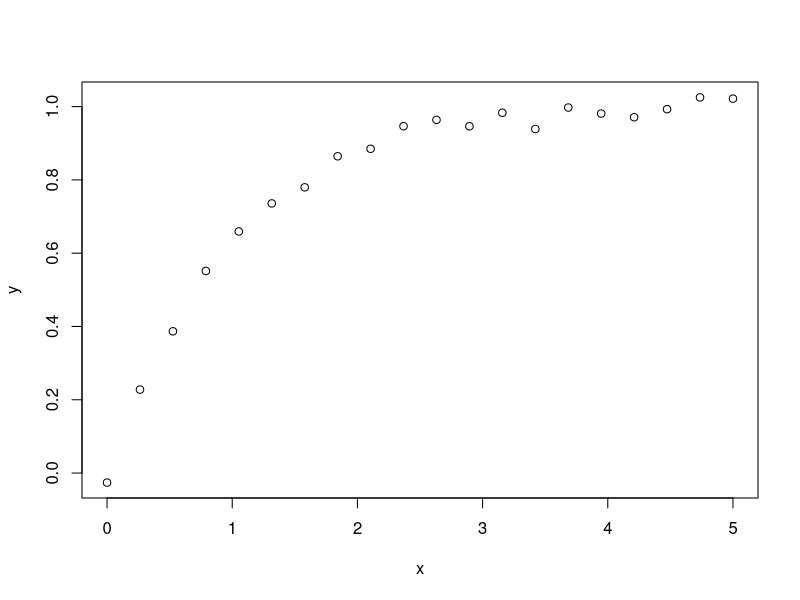
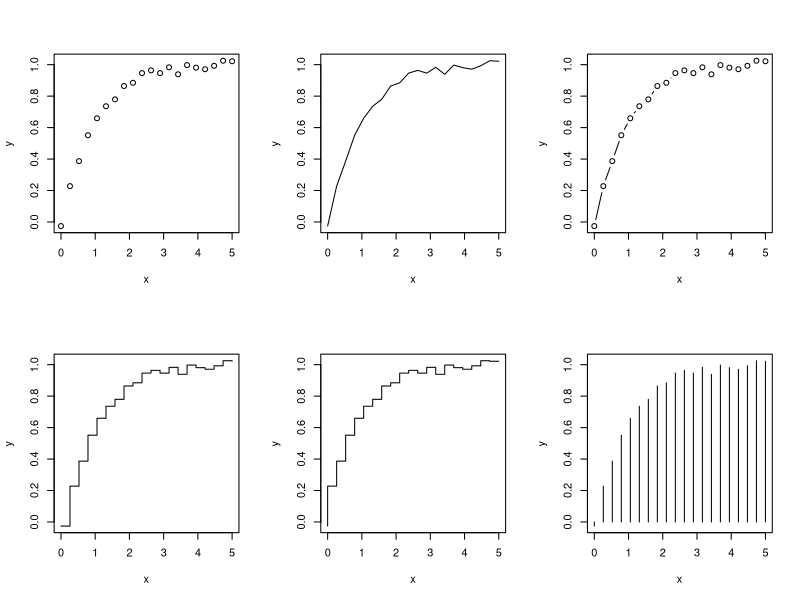
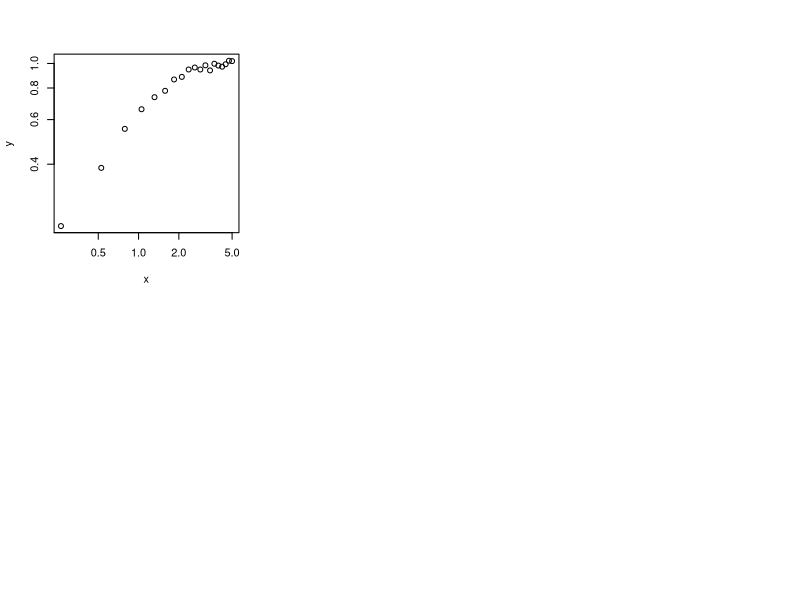
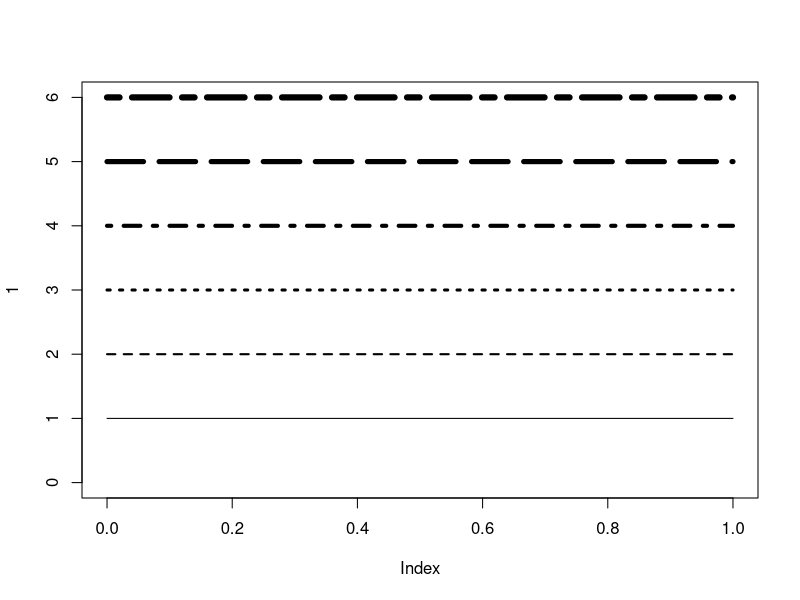
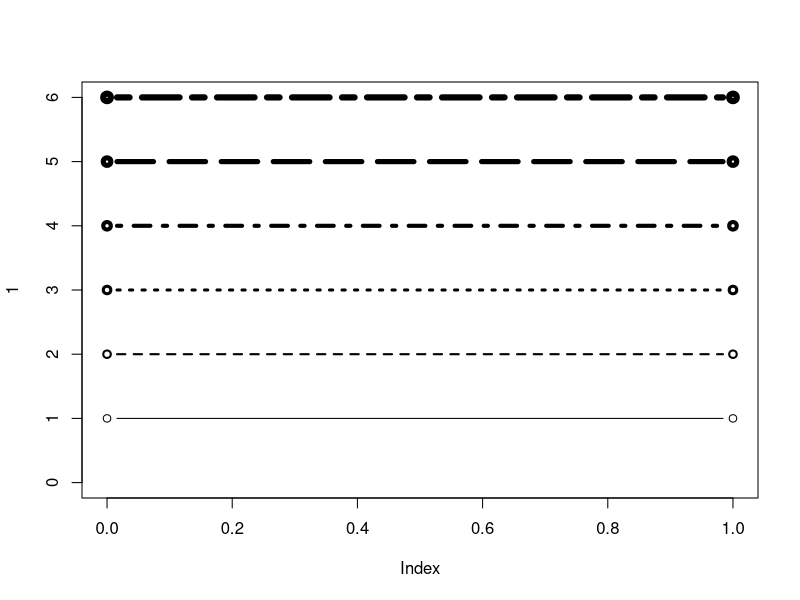
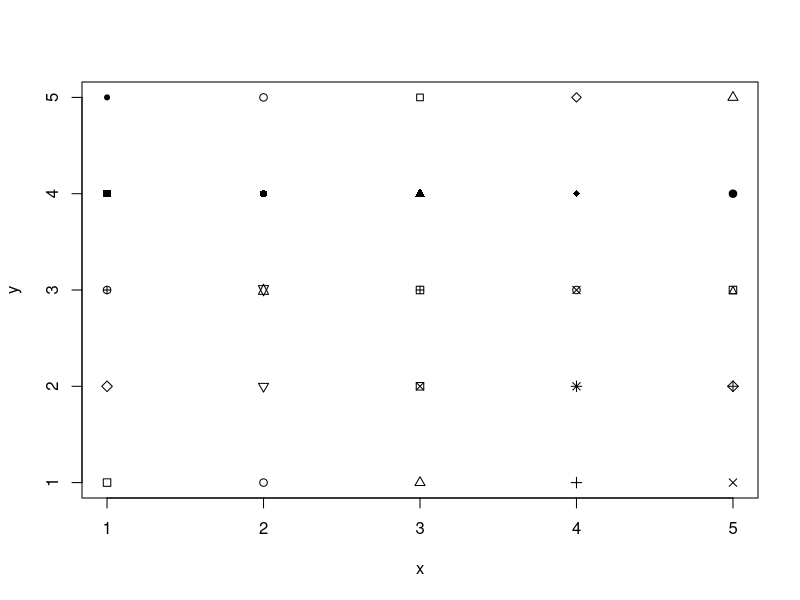
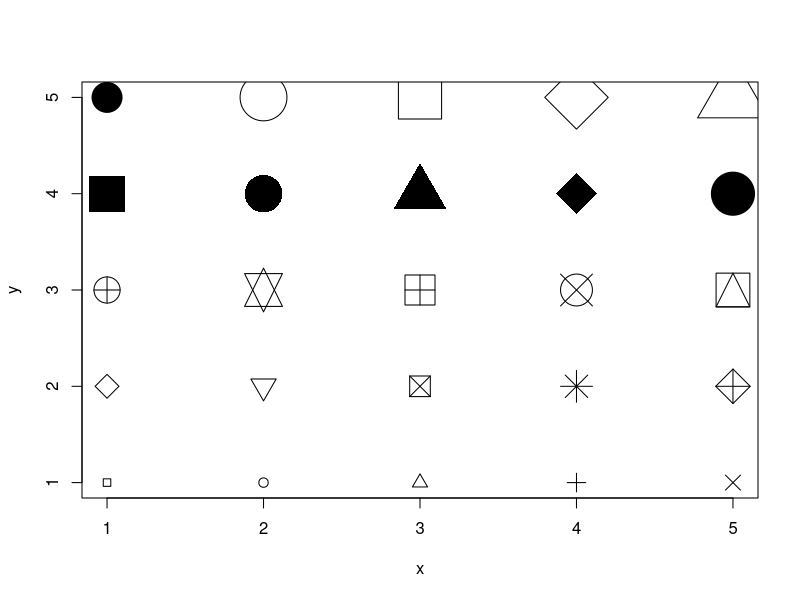
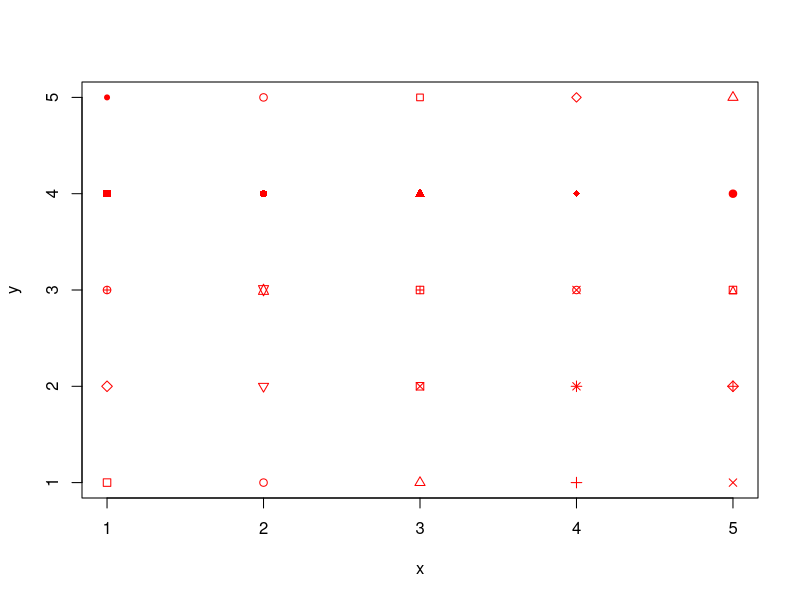

Reproduce these figures in R, in order.
# Ещё реализация подсчета слов длины k
install.packages("seqinr")
library(seqinr)
?count

cw4 <- function(t, l) {
  t <- strsplit(t, '')[[1]]
  i <- 1:(length(t) - l +1)
  table(do.call(paste0, lapply(1:l, function(i) t[i:(length(t-l+i))])))
}

# Graphics

x <- seq(0, 5, length.out = 20)
y <- 1-exp(-x)
y <- rnorm(length(y), y, 0.03)
plot(x, y)

par(mfrow = c(2, 3)) #graphical parameters
plot(x, y, t = 'p')
plot(x, y, t = 'l')
plot(x, y, t = 'b')
plot(x, y, t = 's')
plot(x, y, t = 'S')
plot(x, y, t = 'h')
plot(x, y, log = 'xy')

par(mfrow = c(1, 1))
plot(1, t = 'n', xlim = c(0, 1), ylim = c(0, 6)) #empty plot
for(i in 1:6) lines(0:1, c(i, i), lty = i, lwd = i) #lines
plot(1, t = 'n', xlim = c(0, 1), ylim = c(0, 6)) #new empty plot
for(i in 1:6) lines(0:1, c(i, i), lty = i, lwd = i, t = 'b') #lines with points

x <- rep(1:5, times = 5)
y <- rep(1:5, each = 5)
plot(x, y, pch = 0:24) #point charter
plot(x, y, pch = 0:24, cex = seq(1, 7, length.out = 25)) #point size

colors()
plot(x, y, pch = 0:24, col = 'red')
plot(x, y, pch = 0:24, col = '#0080FFFF')
rgb(0, 1, 1, alpha = 0.5)
col2rgb('red')
heat.colors(10)
rainbow(10)

install.packages("RColorBrewer")
library(RColorBrewer)
brewer.pal.info
?brewer.pal.info
display.brewer.pal(8, 'Dark2')
display.brewer.pal(8, 'Blues')
display.brewer.pal(8, 'Reds')
display.brewer.all()
col <-  brewer.pal(8, 'Reds')
plot(1:8, 1:8, col = col[7:8], pch = 19, cex = 3)
plot(1:8, 1:8, col = rainbow(8), pch = 19, cex = 3)

plot(1, t = 'n', xlim =c(0, 100), ylim = c(0,100))
lines(0:100, 90 + sin(0:100/10)*10)
x <-  0:10*10
y <- 90 + cos(0:10)*10
points(x, y, pch = 19) #the same as lines, but with other t parameter
segments(x, y - 3, x, y + 3) #error on plot
text(x, y, paste0('x = ', x), adj = c(-0.1, -0.1)) #text on plot
polygon(c(0, 10, 20), c(0, 20, 0), col = 'blue', border = 'red')
x = seq(0, 2*pi, length.out = 200)
polygon(30 + 10*sin(x), 30 + 20*cos(x), col = 'red', den = 20, angle = -45)

rect(40, 40, 60, 60)
abline(h = 0:5*20, lty = 2, col = 'gray')
abline(a = 0, b = 1, lty = 2)

plot(1)
grid()
dev.off() #clear graphics

plot(1)
plot(1, xlab = 'x-axis', ylab = 'y-axis', main = 'Main\nsubmain')
legend('topleft', col = c('red', 'blue'), pch = 19,
      legend = c('data1', 'data2'), title = 'Legend',
      cex = 2, pt.cex = 3, lwd = 2)

?par
par(tck = -0.01, mgp = c(1.3, 0.2, 0), mar = c(2.5, 2.5, 1.5, 0))
plot(1)

par(mfrow = c(2, 4))
layout.show(8)
par(mfrow = c(4, 4))
layout.show(16)
(m <- matrix(c(1,1,2,1,1,2,3,4,5), ncol = 3))
layout(m)
layout.show(5)
